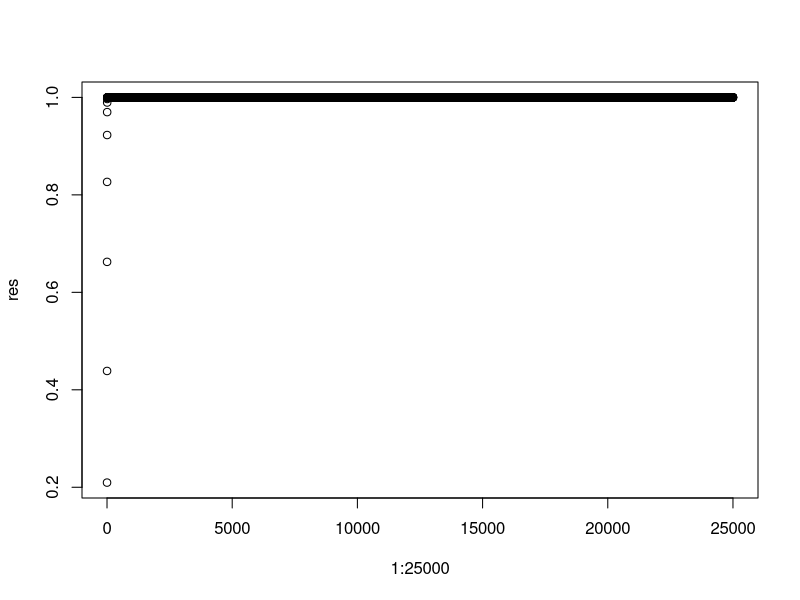

Source code (R): (Note: this script raises an error after producing the figure.)
options(digits = 5)


p = exp(-9)-exp(-12)
p

pexp(12) - pexp(9)
lambda  = 25000 * p
lambda


res = ppois(1:25000,lambda = lambda)
plot(1:25000,res)
head(res,100)

data = data.frame(num = 1:11, prob = res[1:11])
remove("problem4_output.txt")

write.table(data,"problem4_output.txt")

for (i in 1:11) { write(data[i,],"problem4_output.txt",append = T) }

?write.table
